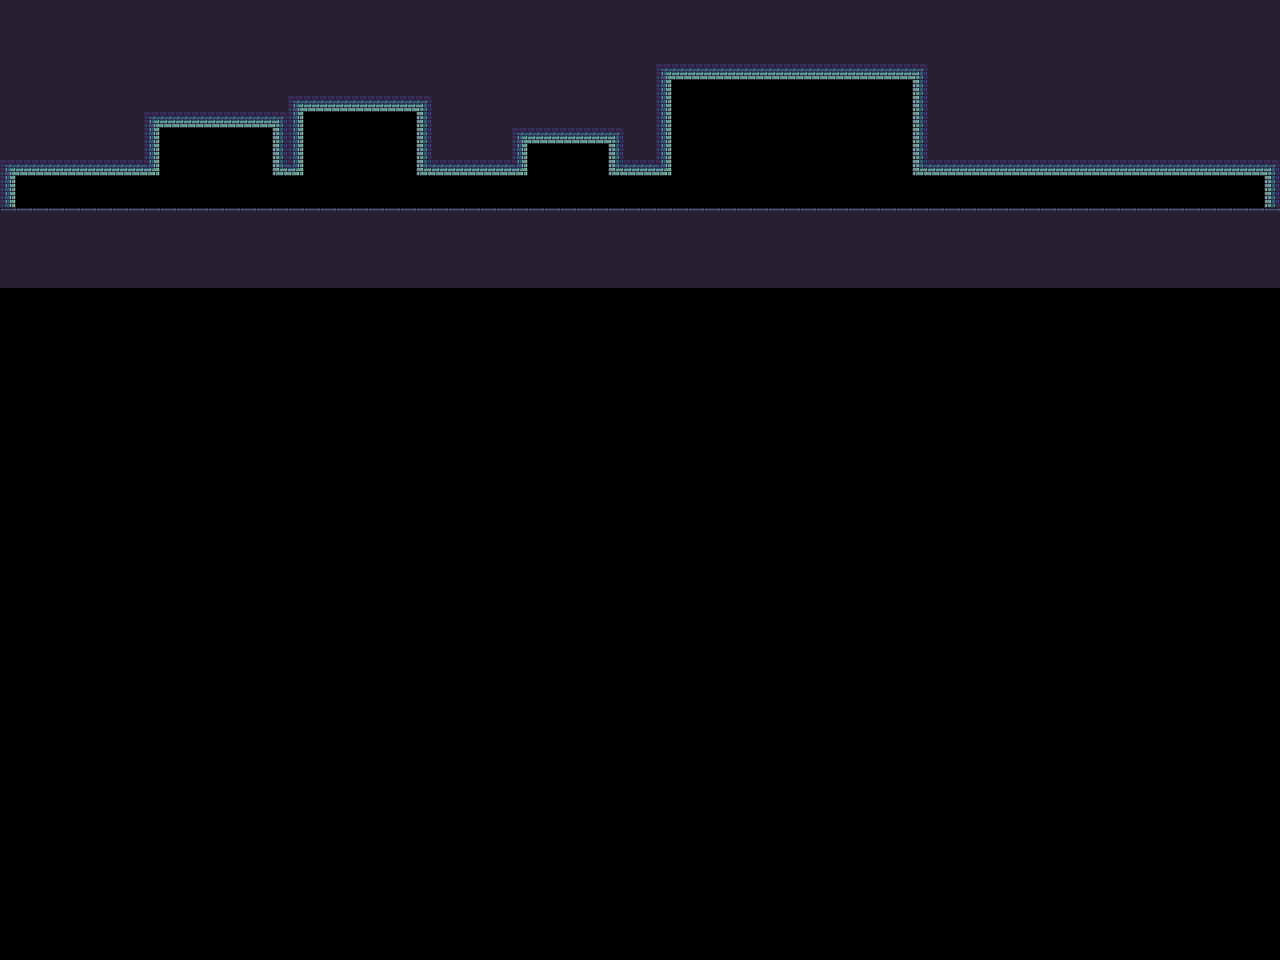

The image is a tile-based game level rendered from a .tmx file. Its description and source (layers, tilesets, objects; grid data summarised) follow:
An orthogonal 80x60 tile map with 16x16 px tiles, 1 tile layer (Tile Layer 1).

<map version="1.0" orientation="orthogonal" renderorder="right-down" width="80" height="60" tilewidth="16" tileheight="16" nextobjectid="1">
 <tileset firstgid="1" name="tileset" tilewidth="16" tileheight="16">
  <image source="../img/tileset.png" width="256" height="256" />
 </tileset>
 <layer name="Tile Layer 1" width="80" height="60">
  <data>[4800 cells, 1135 non-empty, 12 distinct tile ids]</data>
 </layer>
</map>